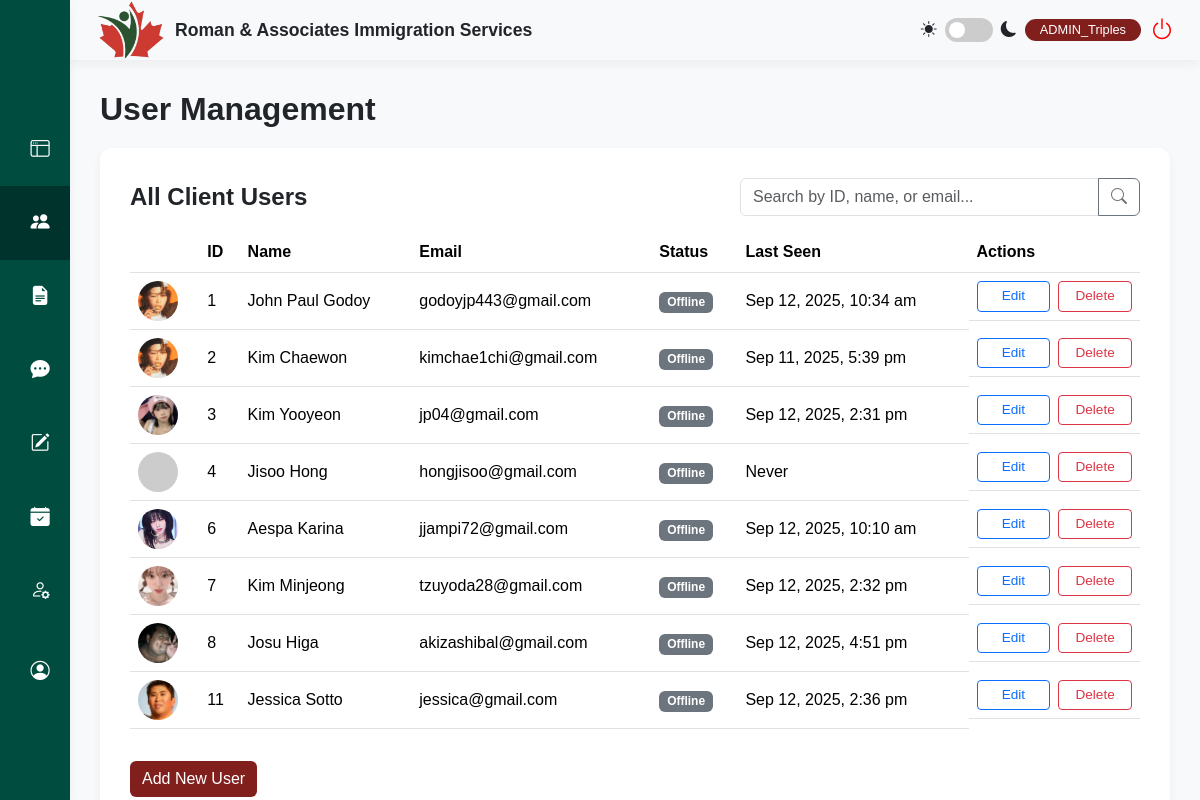
Before: /admin/user_management.php (signed in) with the older database file.
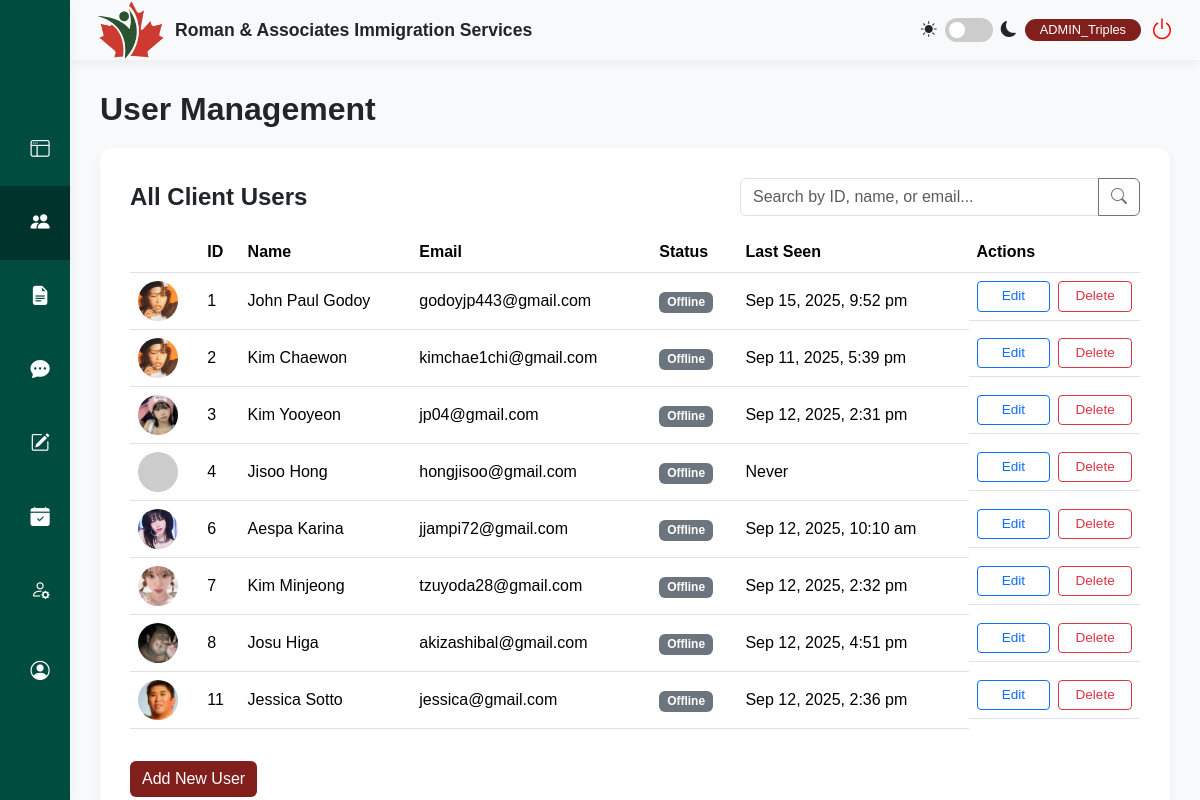
After: the same page with the newer database file.
### tables this page shows
CREATE TABLE `users` (
  `id` int(11) NOT NULL,
  `firstName` varchar(50) NOT NULL,
  `lastName` varchar(50) NOT NULL,
  `address` varchar(255) NOT NULL,
  `phone` varchar(20) NOT NULL,
  `email` varchar(100) NOT NULL,
  `password` varchar(255) NOT NULL,
  `profileImage` varchar(255) DEFAULT NULL,
  `location` varchar(255) DEFAULT NULL,
  `birthday` date DEFAULT NULL,
  `facebook` varchar(255) DEFAULT NULL,
  `instagram` varchar(255) DEFAULT NULL,
  `gmail` varchar(255) DEFAULT NULL,
  `email_notifications` tinyint(1) NOT NULL DEFAULT 1,
  `dark_mode` tinyint(1) NOT NULL DEFAULT 0,
  `documents_uploaded` tinyint(1) NOT NULL DEFAULT 0,
  `profile_picture_uploaded` tinyint(1) NOT NULL DEFAULT 0,
  `birthday_added` tinyint(1) NOT NULL DEFAULT 0,
  `social_links_added` tinyint(1) NOT NULL DEFAULT 0,
  `has_seen_tour` tinyint(1) NOT NULL DEFAULT 0,
  `role` varchar(50) NOT NULL DEFAULT 'client',
  `status` varchar(50) NOT NULL DEFAULT 'Inactive',
  `last_login` datetime DEFAULT NULL,
  `last_activity` datetime DEFAULT NULL,
  `reset_token_hash` varchar(64) DEFAULT NULL,
  `reset_token_expires_at` datetime DEFAULT NULL
);

### admin/user_management.php (the view, shortened to what the changed rows need)
<?php
require_once '../config.php';
$users = [];
$sql_users = "SELECT id, firstName, lastName, email, last_activity, last_login, profileImage FROM users WHERE role LIKE '%Client%' ORDER BY id ASC";
if ($result = $conn->query($sql_users)) {
    while ($row = $result->fetch_assoc()) {
        $users[] = $row;
    }
} else {
    echo "ERROR: Could not execute user list query. " . $conn->error;
}
?>
<!doctype html>
<html lang="en">
<head>
    <link href="https://cdn.jsdelivr.net/npm/bootstrap@5.3.3/dist/css/bootstrap.min.css" rel="stylesheet">
    <link rel="stylesheet" href="https://cdn.jsdelivr.net/npm/bootstrap-icons@1.11.3/font/bootstrap-icons.min.css">
    <link rel="stylesheet" href="style.css">
</head>
<body>
    <div class="main-wrapper">
        <div class="content-area">
            <?php require_once 'header.php'; ?>
            <main class="main-content">
                <h1>User Management</h1>
                <div class="content-card">
                    <div class="d-flex flex-column flex-md-row justify-content-between align-items-center mb-3">
                        <h2 class="mb-3 mb-md-0">All Client Users</h2>
                    </div>
                    <div class="table-responsive table-container-scrollable">
                        <table class="table table-hover align-middle">
                            <thead>
                                <tr>
                                    <th></th>
                                    <th>ID</th>
                                    <th>Name</th>
                                    <th>Email</th>
                                    <th>Status</th>
                                    <th>Last Seen</th>
                                    <th>Actions</th>
                                </tr>
                            </thead>
                            <tbody id="user-table-body">
                                <?php if (!empty($users)): ?>
                                    <?php foreach ($users as $user): ?>
                                        <tr data-user-id="<?php echo $user['id']; ?>">
                                            <td>
                                                <?php
                                                    $avatar_path = !empty($user['profileImage']) ? '../' . htmlspecialchars($user['profileImage']) : 'https://placehold.co/40x40/666777/FFF?text=??';
                                                ?>
                                                <img src="<?php echo $avatar_path; ?>" alt="Avatar" class="table-avatar" onerror="this.onerror=null;this.src='https://placehold.co/40x40/666777/FFF?text=??';">
                                            </td>
                                            <td><?php echo $user['id']; ?></td>
                                            <td data-field="name"><?php echo htmlspecialchars($user['firstName'] . ' ' . $user['lastName']); ?></td>
                                            <td data-field="email"><?php echo htmlspecialchars($user['email']); ?></td>
                                            <td>
                                                <?php
                                                    $is_online = false;
                                                    echo $is_online ? '<span class="badge bg-success">Online</span>' : '<span class="badge bg-secondary">Offline</span>';
                                                ?>
                                            </td>
                                            <td><?php echo $user['last_login'] ? date('M j, Y, g:i a', strtotime($user['last_login'])) : 'Never'; ?></td>
                                            <td>
                                                <button class="btn btn-sm btn-outline-primary edit-user-btn"
                                                        data-bs-toggle="modal"
                                                        data-bs-target="#editUserModal"
                                                        data-user-id="<?php echo $user['id']; ?>"
                                                        data-first-name="<?php echo htmlspecialchars($user['firstName']); ?>"
                                                        data-last-name="<?php echo htmlspecialchars($user['lastName']); ?>"
                                                        data-email="<?php echo htmlspecialchars($user['email']); ?>">Edit</button>
                                                <button class="btn btn-sm btn-outline-danger delete-user-btn"
                                                        data-bs-toggle="modal"
                                                        data-bs-target="#deleteConfirmModal"
                                                        data-user-id="<?php echo $user['id']; ?>"
                                                        data-name="<?php echo htmlspecialchars($user['firstName'] . ' ' . $user['lastName']); ?>">Delete</button>
                                            </td>
                                        </tr>
                                    <?php endforeach; ?>
                                <?php else: ?>
                                    <tr>
                                        <td colspan="7" class="text-center">No client users found.</td>
                                    </tr>
                                <?php endif; ?>
                            </tbody>
                        </table>
                    </div>
                </div>
            </main>
        </div>
    </div>
</body>
</html>

Changed rows visible on the page:
changed users "John Paul Godoy": last_login "Sep 12, 2025, 10:34 am" → "Sep 15, 2025, 9:52 pm"
